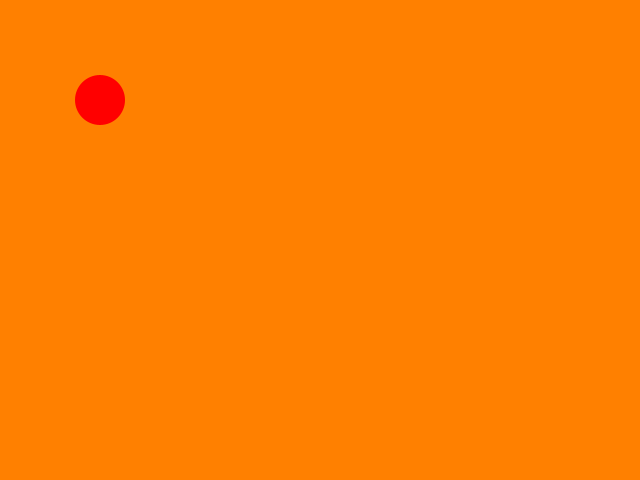
Frame 1 (no input)
Frame 60 (the mouse pressed at the canvas centre just before this capture): identical to frame 1, image omitted
Frame 120 (the mouse held since frame 60 and released just before this capture): identical to frame 1, image omitted

The Processing sketch that drew this single still picture (run headless with seeded random() and noise(); from frame 60 on, the mouse is pressed at the canvas centre):

// Processing sketch: W00_Base
// ── W00_Base.pde
//-- W00_Base / @kikko_fr
//-- ECV Kinect Workshop 2013 

void setup() {
  
  // setup the size of the viewport
  size(640, 480);
  
  // setup some drawing settings
  ellipseMode(CENTER);
  noStroke();
}

void draw() {
  
  // start drawing on a fresh new black background
  background(255, 128, 0);
  
  // draw our circle in red
  fill(255, 0, 0);
  ellipse(100, 100, 50, 50);
}
